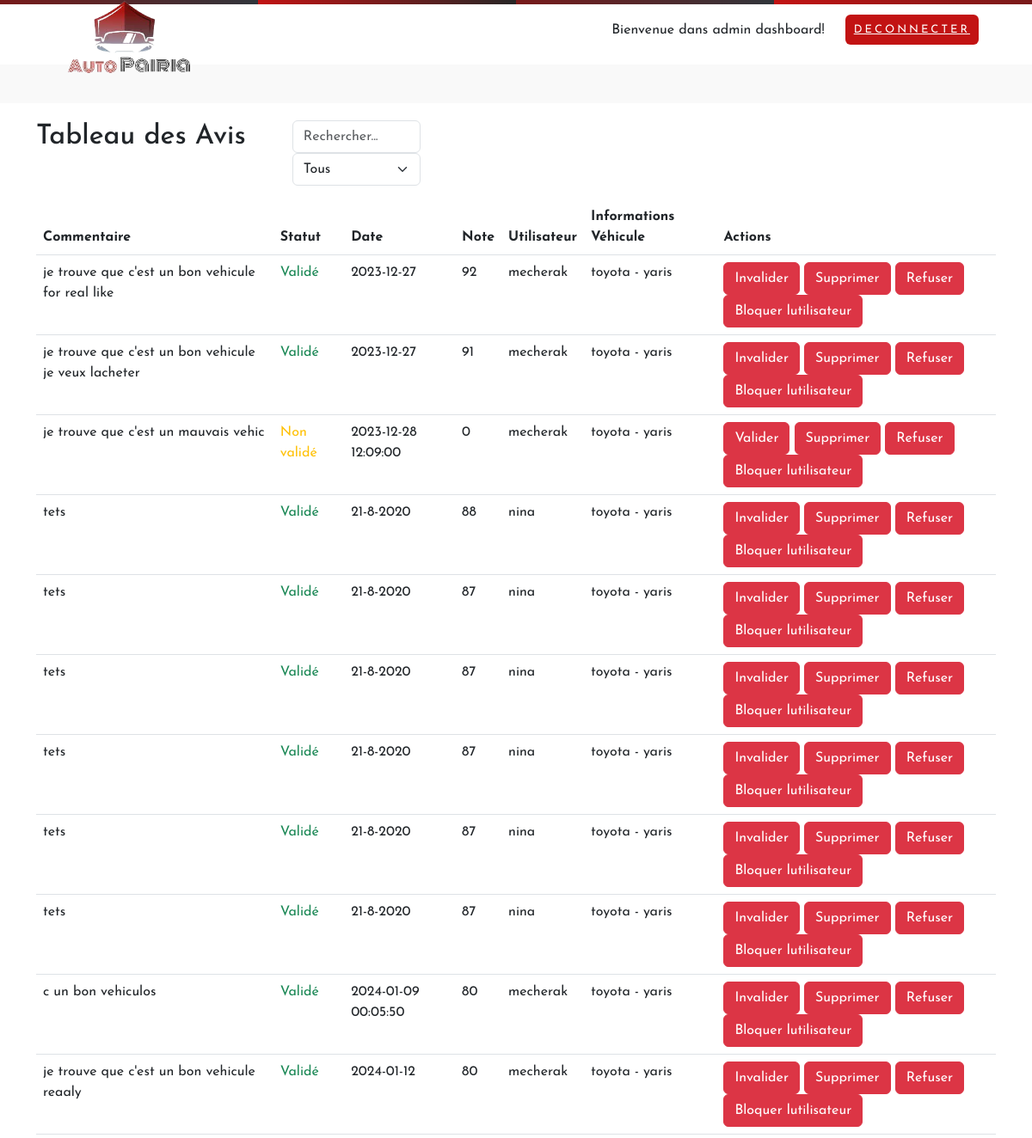
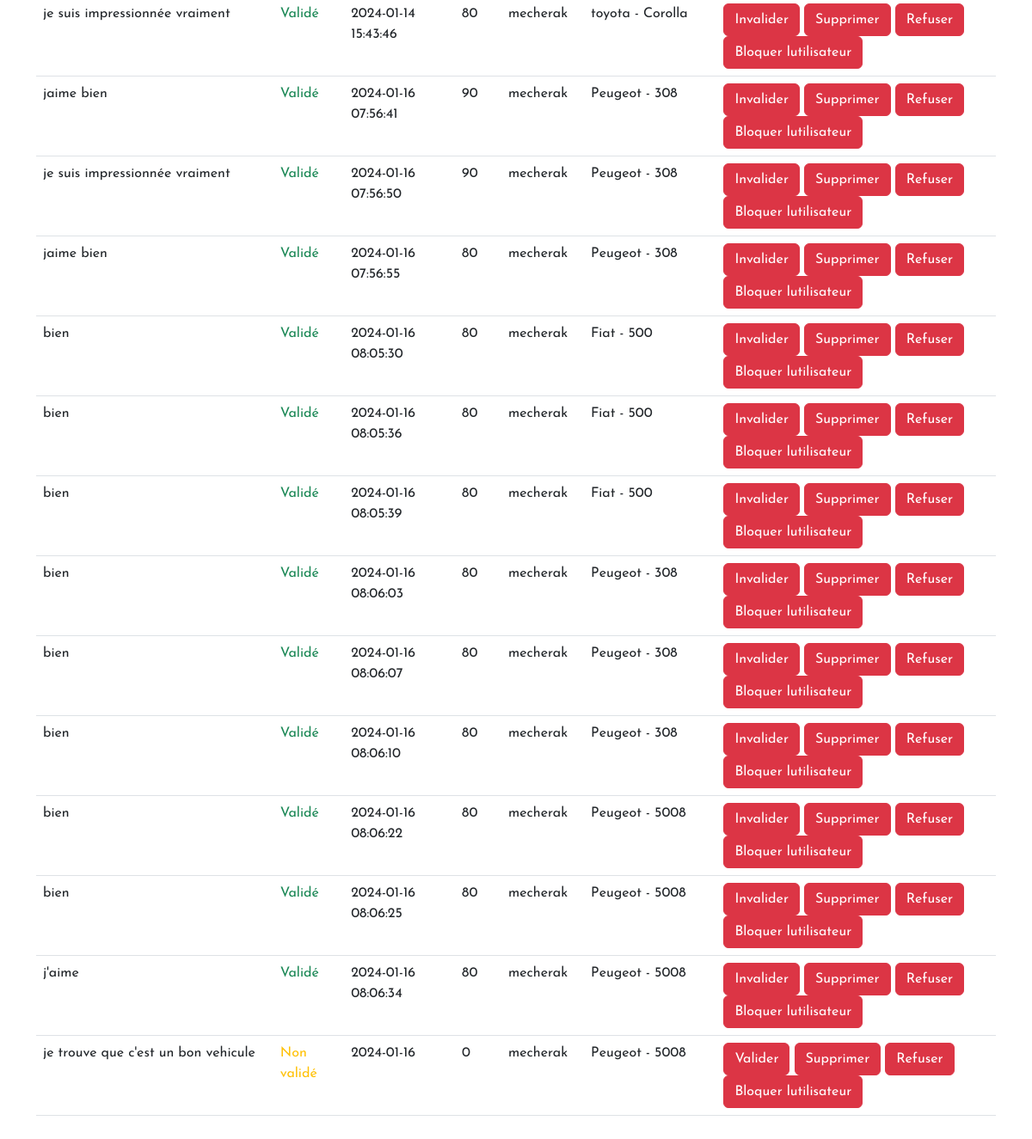
Screenshot of /Routers/GAvis.php (signed in) with the database file from the repository (2 pictures, top to bottom).
### tables this page shows
CREATE TABLE `avis_vehicule` (
  `id_avs_vcl` int(11) NOT NULL,
  `cntxt` varchar(255) DEFAULT NULL,
  `approuv` int(11) DEFAULT NULL,
  `date` varchar(255) DEFAULT NULL,
  `note` int(11) DEFAULT NULL,
  `id_user` int(11) DEFAULT NULL,
  `id_vcl` int(11) DEFAULT NULL
);

CREATE TABLE `user` (
  `id_user` int(11) NOT NULL,
  `nom` varchar(255) DEFAULT NULL,
  `prenom` varchar(255) DEFAULT NULL,
  `sexe` varchar(255) DEFAULT NULL,
  `md_passe` varchar(255) DEFAULT NULL,
  `status` varchar(255) DEFAULT NULL,
  `photo` varchar(255) DEFAULT NULL,
  `email` varchar(100) DEFAULT NULL,
  `birth_date` date DEFAULT NULL
);

### Controllers/AdminController.php (called while the page is built, shortened)
<?php
require_once ('../Views/AdminMainView.php');
require_once ('../Models/AvisModel.php');
require_once ('../Views/GAvisView.php');
class AdminController
{
    private $avis;
    public function __construct()
    {
        $this->avis = new Avis();
    }
    public function afficherAvis() {
        $vue = new GAvisView();
        $avis=$this->getAllAvis();
        $vue->afficherAvis($avis);
    }
    public function getAllAvis(){
        $avis= $this->avis->getAllAvis();
         return  $avis;
     }
}
?>

### Models/AvisModel.php (called while the page is built, shortened)
<?php
class Avis {
    private $dbModel;
    public function __construct() {
        $this->dbModel = new DbModel();
    }
    public function getAllAvis() {
        $pdo = $this->dbModel->connect();
        $query = "
        SELECT av.id_avs_vcl, av.cntxt, av.approuv, av.date, av.note, u.nom
        AS nom_utilisateur,
        u.id_user AS id_user, CONCAT(m.nom, ' - ', mo.nom) AS infos_vehicule FROM avis_vehicule av
        INNER JOIN user u ON av.id_user = u.id_user
         INNER JOIN vehicule v ON av.id_vcl = v.id_vcl
         INNER JOIN modele mo ON v.id_mdl = mo.id_mdl
         JOIN marque m ON mo.id_mrq = m.id_mrq where u.status!='bloque'  ";
        $stmt = $pdo->prepare($query);
        $stmt->execute();
        $result = $stmt->fetchAll(PDO::FETCH_ASSOC);
        $this->dbModel->disconnect($pdo);
        return $result;
    }
}
?>

### Views/GAvisView.php (the view)
<?php
require_once ('../Controllers/AdminController.php');
class GAvisView {
    public function afficherAvis($donneesAvis) {
        echo '
        <link href="https://cdn.jsdelivr.net/npm/bootstrap@5.3.0/dist/css/bootstrap.min.css" rel="stylesheet">
        <div class="container">
            <div class="d-flex justify-content-between mb-3">
                <h2>Tableau des Avis</h2>
                <div class="col-md-4">
                    <input type="text" id="searchInput" class="form-control" placeholder="Rechercher...">
                    <select id="selectFilter" class="form-select">
                        <option value="all">Tous</option>
                        <option value="1">Approuvés</option>
                        <option value="0">Non approuvés</option>
                    </select>
                </div>
            </div>
            <table class="table">
                <thead>
                    <tr>
                        <th>Commentaire</th>
                        <th>Statut</th>
                        <th>Date</th>
                        <th>Note</th>
                        <th>Utilisateur</th>
                        <th>Informations Véhicule</th>
                        <th>Actions</th>
                    </tr>
                </thead>
                <tbody>';
        foreach ($donneesAvis as $avis) {
            echo '
            <tr class="avis-row" data-approuv="' . $avis['approuv'] . '">
                <td>' . $avis['cntxt'] . '</td>
                <td class="' . ($avis['approuv'] == 1 ? 'text-success' : ($avis['approuv'] == 3 ? 'text-danger' : 'text-warning')) . '">' .
                ($avis['approuv'] == 1 ? 'Validé' : ($avis['approuv'] == 3 ? 'Refusé' : 'Non validé')) . '</td>
                <td>' . $avis['date'] . '</td>
                <td>' . $avis['note'] . '</td>
                <td>' . $avis['nom_utilisateur'] . '</td>
                <td>' . $avis['infos_vehicule'] . '</td>
                <td>';
            if ($avis['approuv'] == 0 || $avis['approuv'] == 3) {
                echo '<a href="http://localhost/projet_web/Routers/GAvis.php?id_avs=' . $avis['id_avs_vcl'] . '" class="btn btn-danger validate-comment">Valider</a>';
            } else if ($avis['approuv'] == 1) {
                echo '<a href="http://localhost/projet_web/Routers/GAvis.php?id_avs=' . $avis['id_avs_vcl'] . '" class="btn btn-danger invalidate-comment">Invalider</a>';
            }
            echo '
                    <a href="http://localhost/projet_web/Routers/GAvis.php?id_avs=' . $avis['id_avs_vcl'] . '" class="btn btn-danger delete-comment">Supprimer</a>
                    <a href="http://localhost/projet_web/Routers/GAvis.php?id_avs=' . $avis['id_avs_vcl'] . '" class="btn btn-danger ban-comment">Refuser</a>
                    <a href="http://localhost/projet_web/Routers/GAvis.php?id_user=' . $avis['id_user'] . '" class="btn btn-danger ban-user">Bloquer lutilisateur</a>
                </td>
            </tr>';
        }
        echo '
                </tbody>
            </table>
        </div>
        <script src="https://cdn.jsdelivr.net/npm/bootstrap@5.3.0/dist/js/bootstrap.bundle.min.js"></script>';
    }
    }

### Css/Acceuil.css (style rules this page uses)
* { margin: 0; padding: 0; box-sizing: border-box; list-style: none; text-decoration: none; font-family: "Josefin Sans", sans-serif; }
select { width: 100%; padding: 8px; margin-bottom: 15px; }
.container { display: flex; flex-direction: column; align-items: flex-start; padding: 20px; }
a { text-decoration: none; color: inherit; }

### rows the page displays
avis_vehicule: cntxt "je trouve que c'est un bon vehicule for real like", approuv "Validé", date "2023-12-27", note "92", id_user.nom "mecherak", infos_vehicule "toyota - yaris"
avis_vehicule: cntxt "je trouve que c'est un bon vehicule je veux lacheter", approuv "Validé", date "2023-12-27", note "91", id_user.nom "mecherak", infos_vehicule "toyota - yaris"
avis_vehicule: cntxt "je trouve que c'est un mauvais vehic", approuv "Non validé", date "2023-12-28 12:09:00", note "0", id_user.nom "mecherak", infos_vehicule "toyota - yaris"
avis_vehicule: cntxt "tets", approuv "Validé", date "21-8-2020", note "88", id_user.nom "nina", infos_vehicule "toyota - yaris"
avis_vehicule: cntxt "tets", approuv "Validé", date "21-8-2020", note "87", id_user.nom "nina", infos_vehicule "toyota - yaris"
avis_vehicule: cntxt "tets", approuv "Validé", date "21-8-2020", note "87", id_user.nom "nina", infos_vehicule "toyota - yaris"
avis_vehicule: cntxt "tets", approuv "Validé", date "21-8-2020", note "87", id_user.nom "nina", infos_vehicule "toyota - yaris"
avis_vehicule: cntxt "tets", approuv "Validé", date "21-8-2020", note "87", id_user.nom "nina", infos_vehicule "toyota - yaris"
avis_vehicule: cntxt "tets", approuv "Validé", date "21-8-2020", note "87", id_user.nom "nina", infos_vehicule "toyota - yaris"
avis_vehicule: cntxt "c un bon vehiculos", approuv "Validé", date "2024-01-09 00:05:50", note "80", id_user.nom "mecherak", infos_vehicule "toyota - yaris"
avis_vehicule: cntxt "je trouve que c'est un bon vehicule reaaly", approuv "Validé", date "2024-01-12", note "80", id_user.nom "mecherak", infos_vehicule "toyota - yaris"
avis_vehicule: cntxt "je suis impressionnée vraiment", approuv "Validé", date "2024-01-14 15:43:46", note "80", id_user.nom "mecherak", infos_vehicule "toyota - Corolla"
avis_vehicule: cntxt "jaime bien", approuv "Validé", date "2024-01-16 07:56:41", note "90", id_user.nom "mecherak", infos_vehicule "Peugeot - 308"
avis_vehicule: cntxt "je suis impressionnée vraiment", approuv "Validé", date "2024-01-16 07:56:50", note "90", id_user.nom "mecherak", infos_vehicule "Peugeot - 308"
avis_vehicule: cntxt "jaime bien", approuv "Validé", date "2024-01-16 07:56:55", note "80", id_user.nom "mecherak", infos_vehicule "Peugeot - 308"
avis_vehicule: cntxt "bien", approuv "Validé", date "2024-01-16 08:05:30", note "80", id_user.nom "mecherak", infos_vehicule "Fiat - 500"
avis_vehicule: cntxt "bien", approuv "Validé", date "2024-01-16 08:05:36", note "80", id_user.nom "mecherak", infos_vehicule "Fiat - 500"
avis_vehicule: cntxt "bien", approuv "Validé", date "2024-01-16 08:05:39", note "80", id_user.nom "mecherak", infos_vehicule "Fiat - 500"
avis_vehicule: cntxt "bien", approuv "Validé", date "2024-01-16 08:06:03", note "80", id_user.nom "mecherak", infos_vehicule "Peugeot - 308"
avis_vehicule: cntxt "bien", approuv "Validé", date "2024-01-16 08:06:07", note "80", id_user.nom "mecherak", infos_vehicule "Peugeot - 308"
avis_vehicule: cntxt "bien", approuv "Validé", date "2024-01-16 08:06:10", note "80", id_user.nom "mecherak", infos_vehicule "Peugeot - 308"
avis_vehicule: cntxt "bien", approuv "Validé", date "2024-01-16 08:06:22", note "80", id_user.nom "mecherak", infos_vehicule "Peugeot - 5008"
avis_vehicule: cntxt "bien", approuv "Validé", date "2024-01-16 08:06:25", note "80", id_user.nom "mecherak", infos_vehicule "Peugeot - 5008"
avis_vehicule: cntxt "j'aime", approuv "Validé", date "2024-01-16 08:06:34", note "80", id_user.nom "mecherak", infos_vehicule "Peugeot - 5008"
avis_vehicule: cntxt "je trouve que c'est un bon vehicule", approuv "Non validé", date "2024-01-16", note "0", id_user.nom "mecherak", infos_vehicule "Peugeot - 5008"
